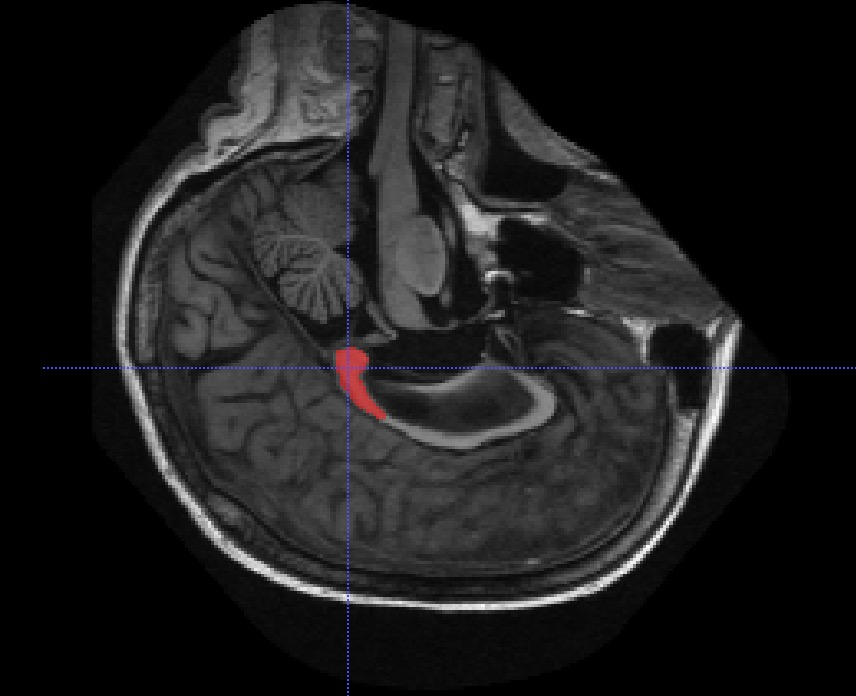
%> input picture Project2/method1/1.jpg, 856 x 696 px
$ octave --eval "result = AmpPhaseDFT(rgb2gray(imread('method1/1.jpg')));"   (GNU Octave 9; MATLAB toolbox functions it lacks are replaced by stand-ins)
%> lines starting %> are read from the running program, lines starting %| are printed output that depends on the picture; in (x1, y1, x2, y2) boxes, pixels count from 0 and x2, y2 are one past the last pixel; in counts of white or black regions, pixels touching at a corner belong together; the program's own positions count from 1
function [ mag_out, phase_out ] = AmpPhaseDFT( inputimage )
    X = inputimage;
    [nRow, nCol, nDim] = size( X );
%> nRow = 696; nCol = 856; nDim = 1

    if nDim ~= 1
        error('input image is not grayscale')
    end
    %???? what dose nDim mean%

    N=nRow;
%> N = 696
    hp=(N/2) + 1;
%> hp = 349


    if ~isa(X,'double')
        warning('input image is not double precision')
        X = im2double( X );
%> X: size 696x856 double
    end

    Y = fft2( X );
    %{
    returns the two-dimensional Fourier transform of a matrix
    using a fast Fourier Transform
    %}

    Yreal = real( Y );
    Yimag = imag( Y );
    th = 1e-10;
    mag = 2*abs( Y );
    phase = -1*angle(Y);
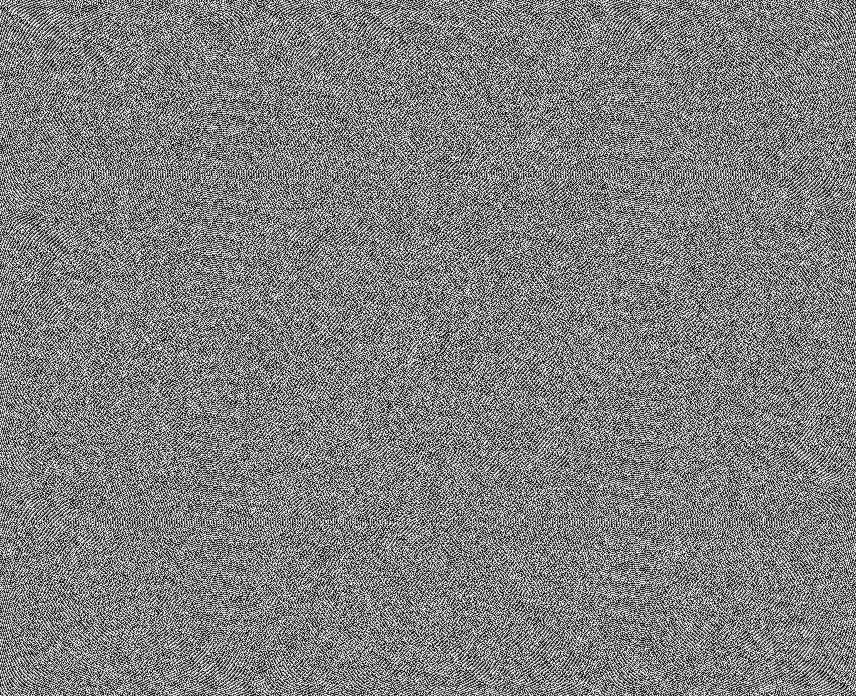
%> phase: size 696x856 double; min -3.14, max 3.14, mean 1.05e-05; drawn with min black and max white

    idx =  abs(Yreal) < th & ~(abs(Yimag) <th) ;
%> idx: size 696x856 logical; every value is 0
    phase(idx) = pi/2;

    idx =  abs(Yimag) < th ;
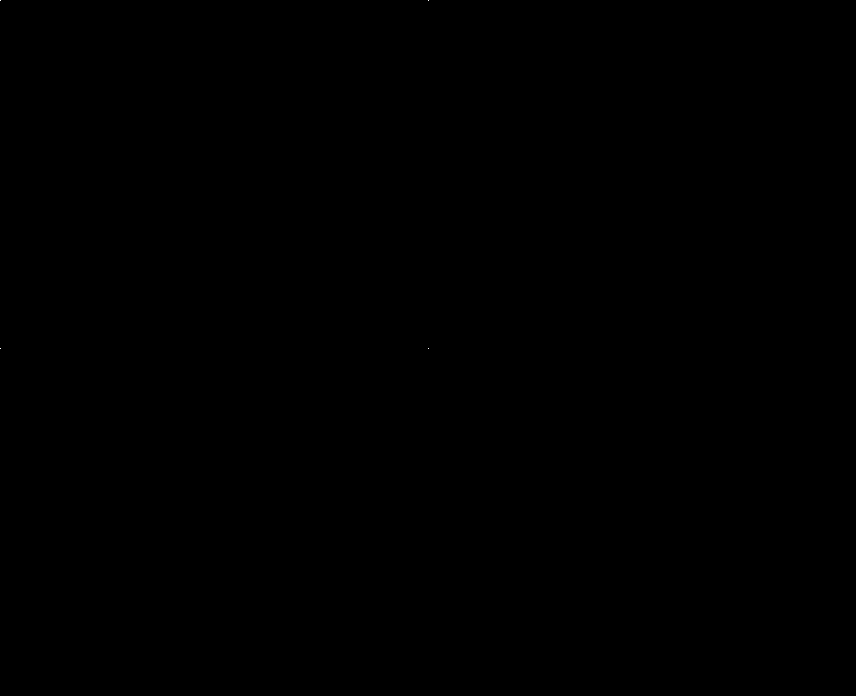
%> idx: size 696x856 logical; 0% white in thin lines or dots, all inside (x1, y1, x2, y2) = (0, 0, 429, 349)
    phase(idx) = 0;
%> phase: size 696x856 double; under 0.01% of pixels changed, all inside (x1, y1, x2, y2) = (0, 0, 429, 349)


    mag(1,1) = Y(1,1);
    mag(1,nCol/2+1) = Y(1,nCol/2+1);
    mag(nRow/2+1,1) = Y(nRow/2+1,1);
    mag(nRow/2+1, nCol/2+1) = Y(nRow/2+1, nCol/2+1);

    mag_out = mag(1:hp,:);
    phase_out = phase(1:hp,:);
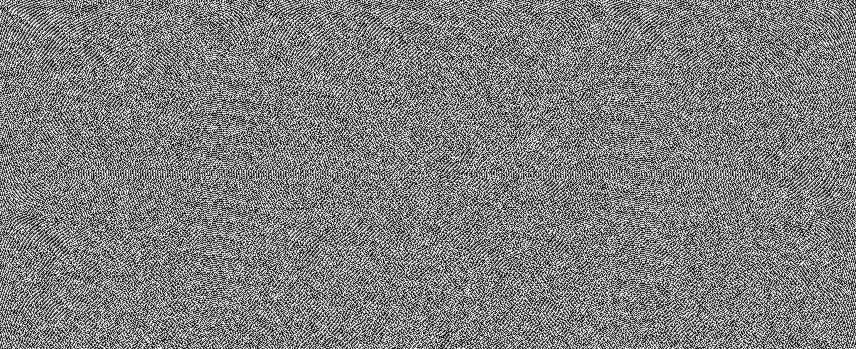
%> phase_out: size 349x856 double; min -3.14, max 3.14, mean -0.00435; drawn with min black and max white
end

$ run again, on Project2/method1/2.png
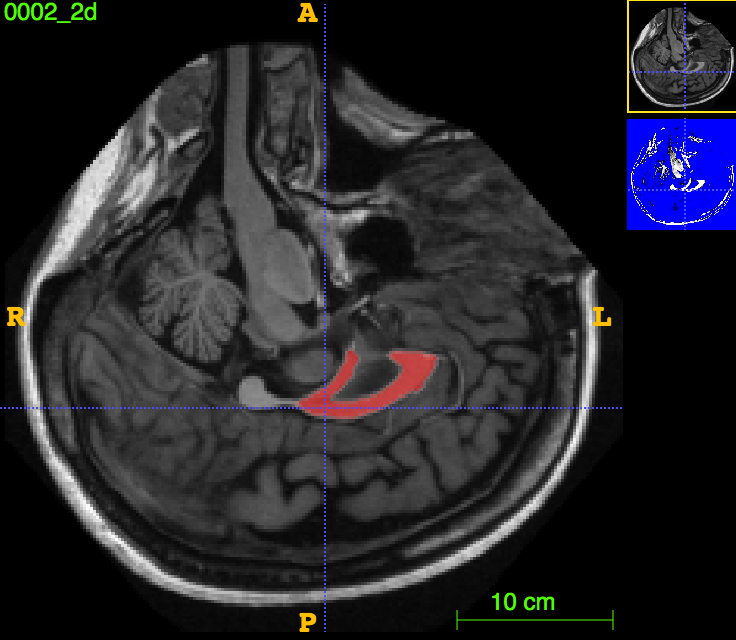
%> input picture Project2/method1/2.png, 736 x 640 px
%> in AmpPhaseDFT, `phase = -1*angle(Y);`:
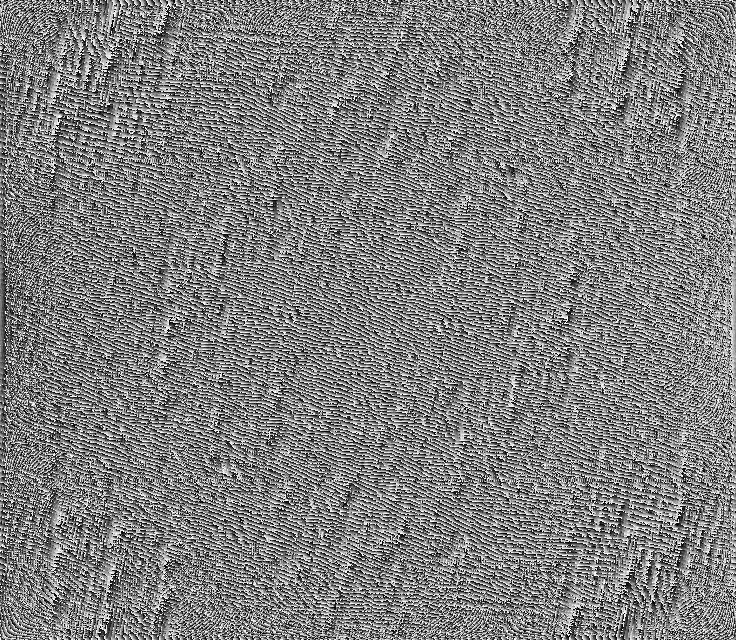
%> phase: size 640x736 double; min -3.14, max 3.14, mean -6.67e-06; drawn with min black and max white
%> in AmpPhaseDFT, `phase_out = phase(1:hp,:);`:
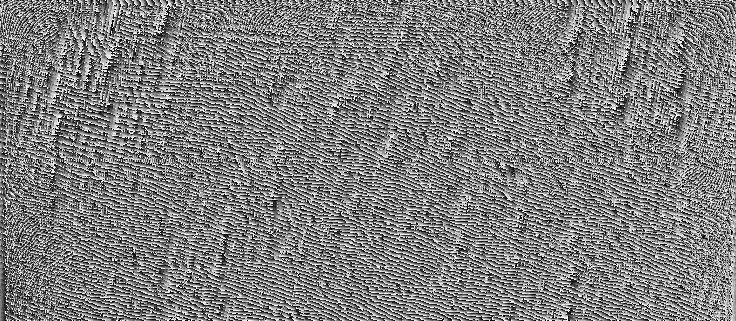
%> phase_out: size 321x736 double; min -3.14, max 3.14, mean -0.00587; drawn with min black and max white
